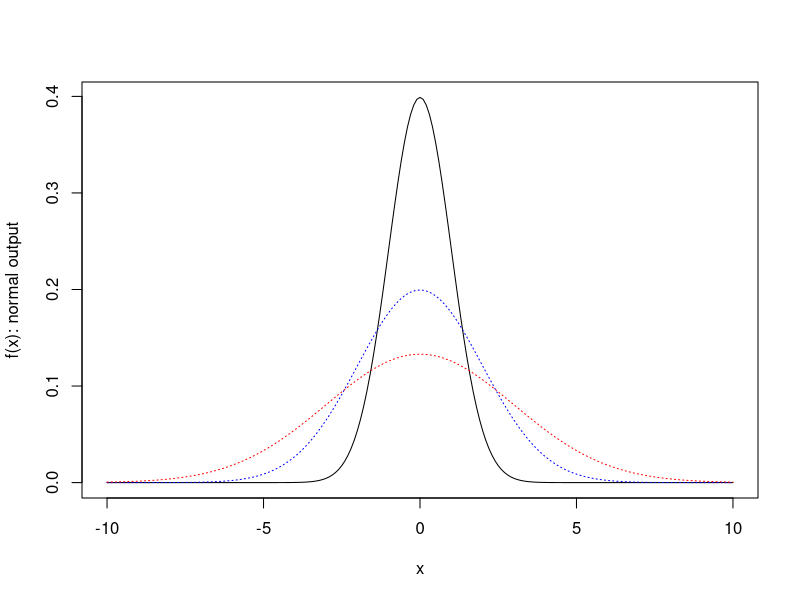
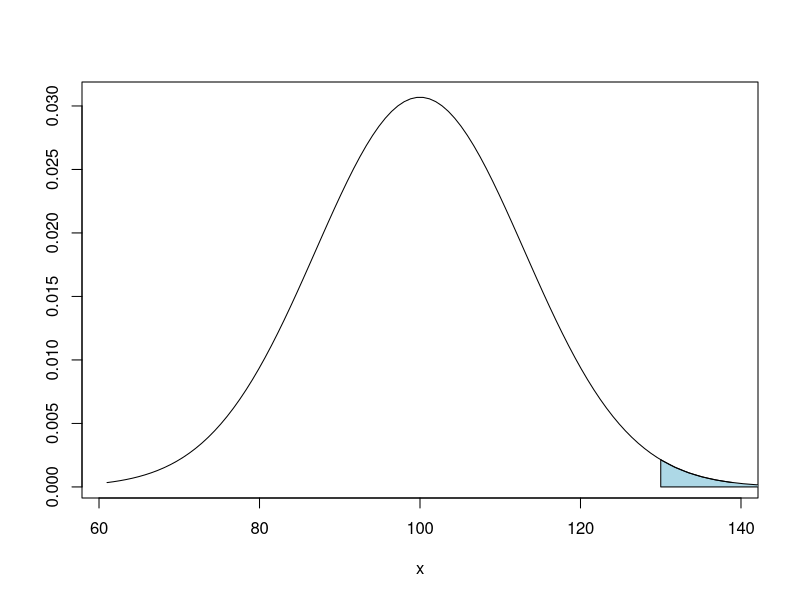

R code for these plots, in order:

# plto function borrowed from here 
#https://r-coder.com/normal-distribution-r/
 
#Another plot function - prob easier to use  
#https://homerhanumat.github.io/tigerstats/qnorm.html 
  
  #Our population, Z distribution 
  x <- seq(from =-10, to =10, by = 0.1)
  plot(x, dnorm(x), type = "l" , ylab = "f(x): normal output") #mena is set to zero, and sd is 1
  
  
  lines(x, dnorm(x, mean = 0, sd = 2), col = "blue", lty = 3, lwd = 1)
  
  lines(x, dnorm(x, mean = 0, sd = 3), col = "red", lty = 3, lwd = 1)
  
  





normal_area <- function(mean = 0, sd = 1, lb, ub, acolor = "lightgray", ...) {
  x <- seq(mean - 3 * sd, mean + 3 * sd, length = 100) 
  
  if (missing(lb)) {
    lb <- min(x)
  }
  if (missing(ub)) {
    ub <- max(x)
  }
  
  x2 <- seq(lb, ub, length = 100)    
  plot(x, dnorm(x, mean, sd), type = "n", ylab = "")
  
  y <- dnorm(x2, mean, sd)
  polygon(c(lb, x2, ub), c(0, y, 0), col = "lightblue")
  lines(x, dnorm(x, mean, sd), type = "l", ...)
}



normal_area(mean = 100, sd = 13, lb=130, ub=300, acolor = "lightgray")


pnorm(130, mean = 100, sd = 13, lower.tail = FALSE)


